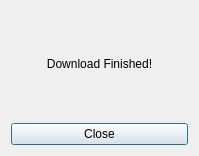
<?xml version="1.0" encoding="UTF-8"?>
<ui version="4.0">
 <class>Dialog</class>
 <widget class="QDialog" name="Dialog">
  <property name="geometry">
   <rect>
    <x>0</x>
    <y>0</y>
    <width>199</width>
    <height>156</height>
   </rect>
  </property>
  <property name="windowTitle">
   <string>Finished</string>
  </property>
  <layout class="QVBoxLayout" name="verticalLayout">
   <item>
    <widget class="QLabel" name="label">
     <property name="text">
      <string>Download Finished!</string>
     </property>
     <property name="alignment">
      <set>Qt::AlignCenter</set>
     </property>
    </widget>
   </item>
   <item>
    <widget class="QPushButton" name="pushButton">
     <property name="text">
      <string>Close</string>
     </property>
    </widget>
   </item>
  </layout>
 </widget>
 <resources/>
 <connections/>
</ui>
